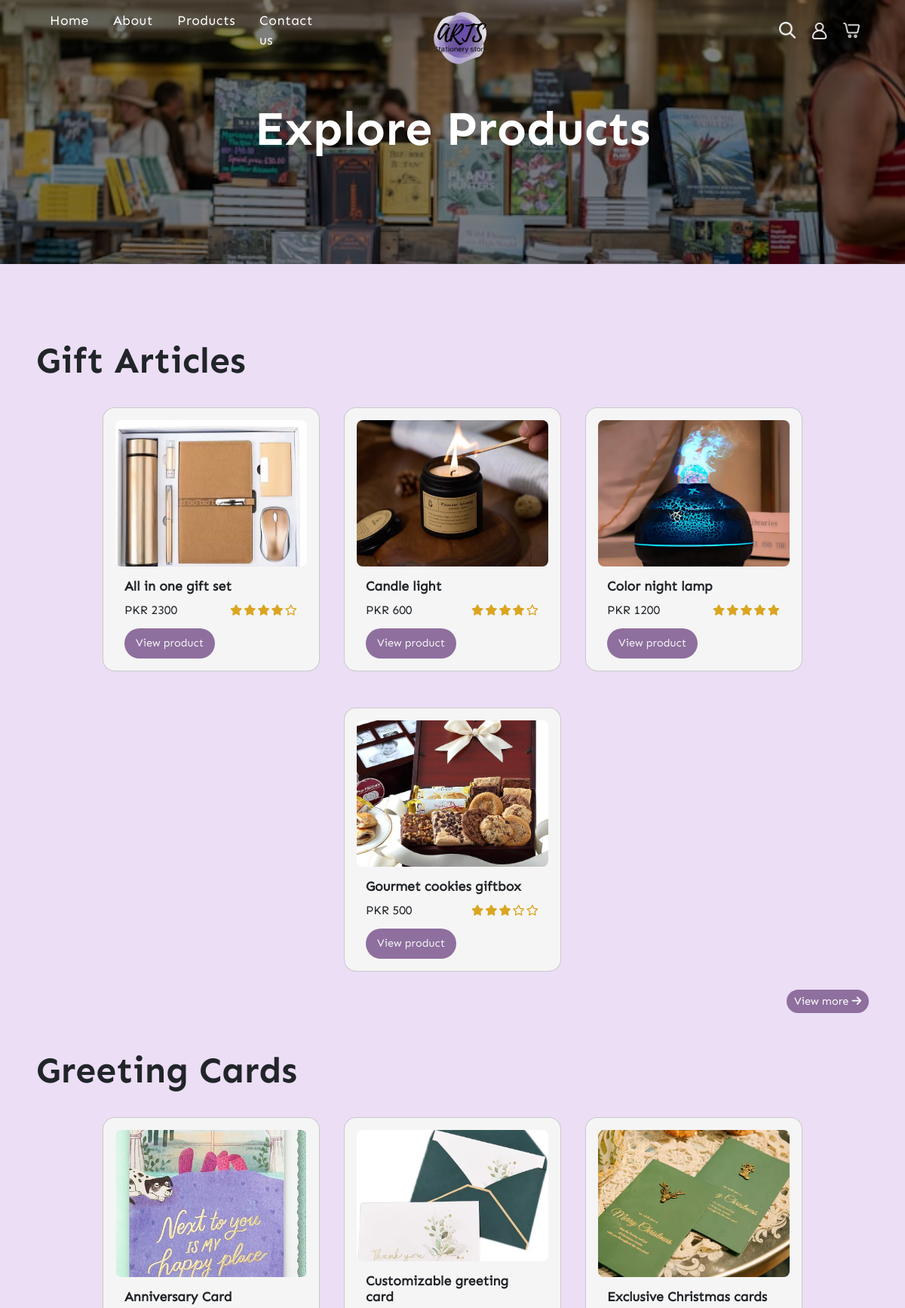
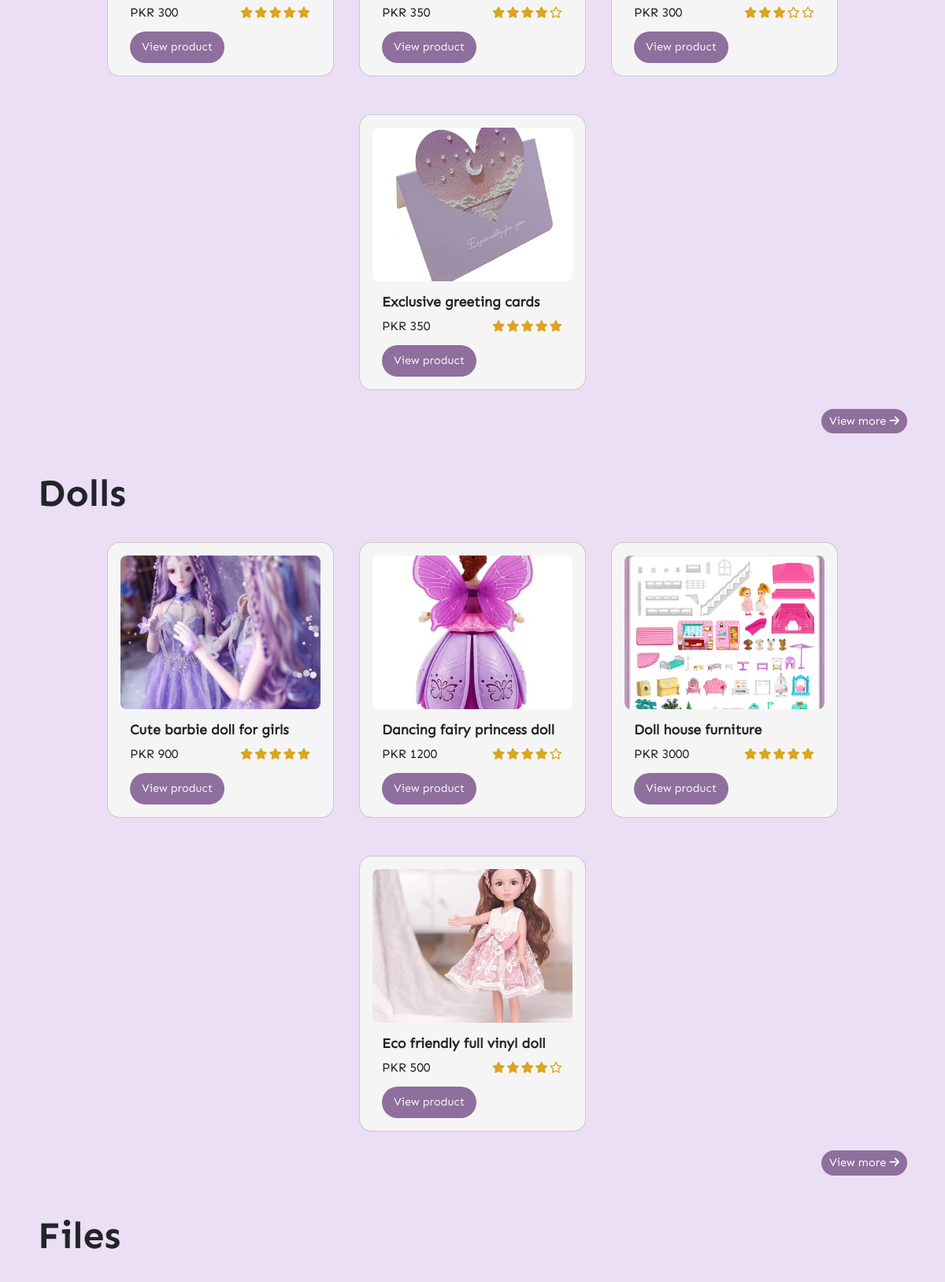
/products.php (upper part), run on the app's committed database (2 pictures, top to bottom).
### tables this page shows
CREATE TABLE `products` (
  `product_ID` int(11) NOT NULL,
  `product_name` varchar(255) NOT NULL,
  `product_desc` text NOT NULL,
  `product_price` int(11) NOT NULL,
  `product_stock` int(11) NOT NULL,
  `product_cat_ID` int(11) NOT NULL,
  `product_img_1` text NOT NULL,
  `product_img_2` text NOT NULL,
  `product_rating` int(11) DEFAULT NULL
);

### products.php (the view, shortened to what this page needs)
<?php
include './partials/db_connection.php';
include './partials/render_rating_stars.php';
$array_of_queries = [
    "SELECT * FROM `products` WHERE product_cat_ID = 11 LIMIT 4",
    "SELECT * FROM `products` WHERE product_cat_ID = 12 LIMIT 4",
    "SELECT * FROM `products` WHERE product_cat_ID = 13 LIMIT 4",
    "SELECT * FROM `products` WHERE product_cat_ID = 14 LIMIT 4",
    "SELECT * FROM `products` WHERE product_cat_ID = 15 LIMIT 4",
    "SELECT * FROM `products` WHERE product_cat_ID = 16 LIMIT 4",
    "SELECT * FROM `products` WHERE product_cat_ID = 17 LIMIT 4",
    "SELECT * FROM `products` WHERE product_cat_ID = 18 LIMIT 4",
];
$product_array = [
    11 => [],
    12 => [],
    13 => [],
    14 => [],
    15 => [],
    16 => [],
    17 => [],
    18 => [],
];
for ($i = 0; $i < count($array_of_queries); $i++){
    $result = mysqli_query($conn, $array_of_queries[$i]);
    if(mysqli_num_rows($result) > 0){
        while ($row = mysqli_fetch_assoc($result)){
            $category_ID = $row['product_cat_ID'];
            $product_array[$category_ID][] = $row;
        }
    }
}
function displayProducts($products){
    if(empty($products)){
        echo '<h5 class="text-center my-4 more-products">More products are coming soon...</h5>';
    } else{
        foreach($products as $product){
            echo '
             <div class="card" style="width: 18rem;">
                        <img src=" '. $product['product_img_1'] .'"
                            class="card-img-top" alt="Product image">
                        <div class="card-body">
                            <div class="card-top-content">
                                <h5 class="trending-products-card-title">'. $product['product_name'] .'</h5>
                            </div>
                            <div class="card-middle-content">
                                <label for="">PKR <span> '. $product['product_price'] .'</span></label>
                                <div class="trending-cards-rating">
                                    '. renderRatingStars($product['product_rating']) .'
                                </div>
                            </div>
                            <div class="card-bottom-content">
                               <a href="/arts-online-shopping-cart/product-page.php?product_ID='. $product['product_ID'] .'">
                                    <button class="view-product-btn">
                                        View product
                                    </button>
                                </a>
                            </div>
                        </div>
                    </div>
            ';
        }
    }
}
?>
<!doctype html>
<html lang="en">
<head>
    <link href="https://cdn.jsdelivr.net/npm/bootstrap@5.3.3/dist/css/bootstrap.min.css" rel="stylesheet"
>
    <link rel="stylesheet" href="https://cdnjs.cloudflare.com/ajax/libs/font-awesome/6.6.0/css/all.min.css"
 />
    <link rel="stylesheet" href="./styles/home-style.css">
    <link rel="stylesheet" href="./styles/products.css">
</head>
<body>
    <?php include './partials/navbar.php'; ?>
    <main>
        <div class="products-page-banner banner">
            <h1>Explore Products</h1>
        </div>
        <div class="all-products-container">
            <section class="gift-articles-section product-section my-5">
                <div class="cat-heading mx-5">
                    <h1>Gift Articles</h1>
                </div>
                <div class="gift-articles Trending-products-container">
                    <div class="row">
                        <?php displayProducts($product_array[11]); ?>
                    </div>
                </div>
                <div class="view-more-container mx-5">
                    <?php echo !empty($product_array[11]) ? '<a href="./all-products.php?product_cat_ID=11" class="view-more-btn">View more <i class="fa-solid fa-arrow-right"></i> </a>' : '' ?>
                </div>
            </section>
            <section class="greeting-cards-section product-section my-5">
                <div class="cat-heading mx-5">
                    <h1>Greeting Cards</h1>
                </div>
                <div class="greeting-cards Trending-products-container">
                    <div class="row">
                    </div>
                </div>
                <div class="view-more-container mx-5">
                    <?php echo !empty($product_array[12]) ? '<a href="./all-products.php?product_cat_ID=12" class="view-more-btn">View more <i class="fa-solid fa-arrow-right"></i> </a>' : '' ?>
                </div>
            </section>
            <section class="dolls-section product-section my-5">
                <div class="cat-heading mx-5">
                    <h1>Dolls</h1>
                </div>
                <div class="dolls Trending-products-container">
                    <div class="row">
                    </div>
                </div>
                <div class="view-more-container mx-5">
                    <?php echo !empty($product_array[13]) ? '<a href="./all-products.php?product_cat_ID=13" class="view-more-btn">View more <i class="fa-solid fa-arrow-right"></i> </a>' : '' ?>
                </div>
            </section>
            <section class="files-section product-section my-5">
                <div class="cat-heading mx-5">
                    <h1>Files</h1>
                </div>
                <div class="files Trending-products-container">
                    <div class="row">
                    </div>
                </div>
            </section>
        </div>
    </main>
    <?php include './partials/footer.php' ?>
</body>
</html>

### partials/render_rating_stars.php
<?php
function renderRatingStars ($rating){
    $ratingStars = [];
    for($star = 0; $star < 5; $star++){
        if($rating > 0.5){
            $ratingStars[] = '<i class="fa-solid fa-star"></i>';
            $rating--;
        }
        else if($rating > 0 && $rating < 1){
            $ratingStars[] = '<i class="fa-solid fa-star-half-stroke"></i>';
            $rating--;
        }
        else{
            $ratingStars[] = '<i class="fa-regular fa-star"></i>';
        }
    }
    return implode('', $ratingStars);
}
?>

### styles/home-style.css (style rules this page uses)
* { margin: 0; padding: 0; box-sizing: border-box; }
:root { --button-color: #8e6f9e; --bg-color: rgba(158, 93, 209, 0.2); --primary-color: #694da1; --accent-color: #f4c542; --dancing-regular: 'DancingScript-regular'; --dancing-medium: 'DancingScript-medium'; --dancing-bold: 'DancingScript-bold'; --sen-regular: 'Sen-regular'; --sen-medium: 'Sen-medium'; --sen-semibold: 'Sen-semibold'; --sen-bold: 'Sen-bold'; --space-1: 1px; --space-2: 2px; --space-3: 3px; --top-spacing: 100px; }
.banner { height: 350px; }
.banner h1 { font-size: 4rem; }
body { background-color: var(--bg-color); }
.Trending-products-container .row { display: flex; justify-content: center; align-items: center; width: 100%; margin: 0; }
.Trending-products-container { display: flex; }
.card { border-radius: 16px; overflow: hidden; position: relative; background-color:whitesmoke; box-sizing: border-box; padding: 16px; margin: 24px 16px; height: 350px; transition: all 0.2s ease-in-out; }
.card-img-top { height: 350px; position: relative; overflow: hidden; }
.card img { width: 100%; height: 350px; object-fit: cover; border-radius: 8px; transition: all ease 0.6s; }
.card-body { font-family: var(--sen-regular); padding: 16px 12px 0 12px }
.card-body .card-top-content h5 { font-size: 1.1rem; font-weight: 600; }
.card-body .card-middle-content { display: flex; align-items: center; justify-content: space-between ; }
.trending-cards-rating i { color: goldenrod; font-size: 0.9rem; margin: 0 1px; }
.view-product-btn { margin-top: 12px; border: none; background-color: var(--button-color); width: 120px; height: 40px; color: whitesmoke; border-radius: 36px; outline: transparent; font-size: 0.9rem; font-family: var(--sen-regular); transition: all 0.2s ease-in-out; }

### styles/products.css (style rules this page uses)
.products-page-banner { width: 100%; background: linear-gradient(rgba(0,0,0,0.5), rgba(0,0,0,0.5)), url('../assets/images/products-banner.jpg'); background-repeat: none; background-size: cover; background-position: center top; color: white; font-family: var(--sen-bold); align-content: center; text-align: center; }
.all-products-container { margin-top: var(--top-spacing) ; }
.view-more-container { display: flex; justify-content: flex-end; }
.view-more-btn { outline: transparent; background-color: var(--button-color); color: white; font-family: var(--sen-regular); padding: 5px 10px; border-radius: 36px; text-decoration: none; font-size: 0.9rem; }
.cat-heading h1 { font-family: var(--sen-bold); font-size: 3rem; }

### data on the page
products: product_img_1 (picture), product_name "All in one gift set", product_price "2300"
products: product_img_1 (picture), product_name "Candle light", product_price "600"
products: product_img_1 (picture), product_name "Color night lamp", product_price "1200"
products: product_img_1 (picture), product_name "Gourmet cookies giftbox", product_price "500"
products: product_img_1 (picture), product_name "Anniversary Card", product_price "300"
products: product_img_1 (picture), product_name "Customizable greeting card", product_price "350"
products: product_img_1 (picture), product_name "Exclusive Christmas cards", product_price "300"
products: product_img_1 (picture), product_name "Exclusive greeting cards", product_price "350"
products: product_img_1 (picture), product_name "Cute barbie doll for girls", product_price "900"
products: product_img_1 (picture), product_name "Dancing fairy princess doll", product_price "1200"
products: product_img_1 (picture), product_name "Doll house furniture", product_price "3000"
products: product_img_1 (picture), product_name "Eco friendly full vinyl doll", product_price "500"
